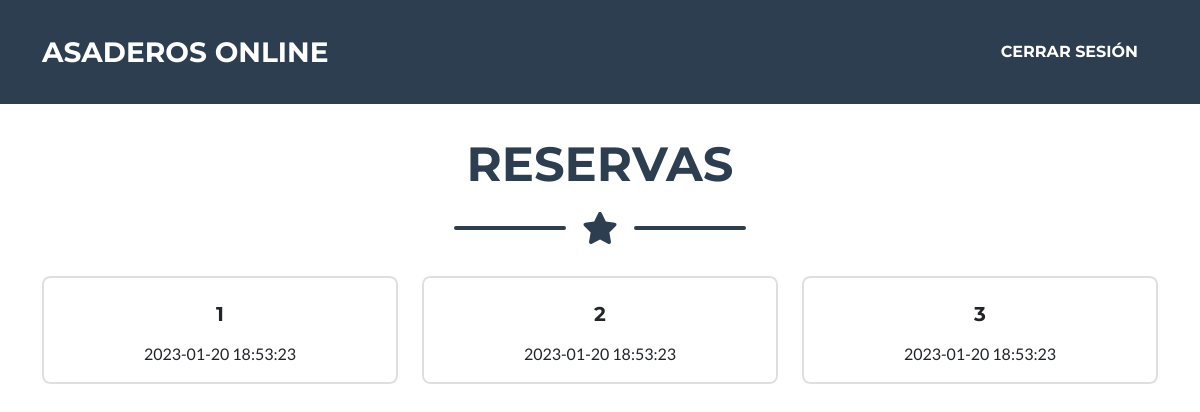
/views/misreservas.php (signed in), run on the app's committed database.
### tables this page shows
CREATE TABLE IF NOT EXISTS Reservas (
    id INT NOT NULL AUTO_INCREMENT,
    idasadero INT NOT NULL,
    idusuario INT NOT NULL,
    creadoen TIMESTAMP DEFAULT CURRENT_TIMESTAMP,
    PRIMARY KEY (id),
    FOREIGN KEY (idasadero) REFERENCES Asaderos(id) ON DELETE CASCADE ON UPDATE CASCADE,
    FOREIGN KEY (idusuario) REFERENCES Usuarios(id) ON DELETE CASCADE ON UPDATE CASCADE
);

### utils/functions.php (called while the page is built, shortened)
<?php
function codificarHTML($html) {
    return htmlspecialchars($html, ENT_QUOTES | ENT_SUBSTITUTE, "UTF-8");
}
?>

### views/misreservas.php (the view, shortened to what this page needs)
<?php
try {
    $error = false;
    include '../utils/functions.php';
    $config = include '../database/config.php';
    $dsn = 'mysql:host=' . $config['db']['host'] . ';dbname=' . $config['db']['name'];
    $conexion = new PDO($dsn, $config['db']['user'], $config['db']['pass'], $config['db']['options']);
    $consultaSQL = "SELECT * FROM reservas WHERE idusuario = :idusuario";
    $sentencia = $conexion->prepare($consultaSQL);
    $sentencia->bindParam(':idusuario', $_SESSION['usuario']['id']);
    $sentencia->execute();
    $reservas = $sentencia->fetchAll();
} catch (PDOException $error) {
    $error = $error->getMessage();
}
include '../parts/header.php';?>
<nav class="navbar navbar-expand-lg bg-secondary text-uppercase fixed-top" id="subNav">
    <div class="container">
        <a class="navbar-brand" href="index.php">Asaderos Online</a>
        <div class="collapse navbar-collapse" id="navbarResponsive">
            <ul class="navbar-nav ms-auto">
                <li class="nav-item mx-0 mx-lg-1"><a class="nav-link py-3 px-0 px-lg-3 rounded" href="index.php?cerrarsession">Cerrar Sesión</a></li>
            </ul>
        </div>
    </div>
</nav>
<section class="page-section portfolio mt-5" id="reservas">
    <div class="container">
        <h2 class="page-section-heading text-center text-uppercase text-secondary mb-0">Reservas</h2>
        <div class="divider-custom">
            <div class="divider-custom-line"></div>
            <div class="divider-custom-icon"><i class="fas fa-star"></i></div>
            <div class="divider-custom-line"></div>
        </div>
        <div class="row justify-content-center">
            <?php
            if ($reservas && $sentencia->rowCount() > 0) {
                $contador = 1;
                foreach ($reservas as $fila) {
            ?>
                <div class="col-md-6 col-lg-4 mb-5">
                    <div class="portfolio-item mx-auto" data-bs-toggle="modal" data-bs-target="#portfolioModal<?php echo $contador; ?>">
                        <div class="card img-fluid">
                            <div class="card-body text-center d-flex flex-column justify-content-center">
                                <h5 class="card-title p-2"><?php echo codificarHTML($fila["idasadero"]); ?></h5>
                                <p class="card-text"><?php echo codificarHTML($fila["creadoen"]); ?></p>
                            </div>
                        </div>
                    </div>
                </div>
            <?php
                    $contador++;
                }
            } else {
            ?>
                <h4 class="text-center">No hay reservas registradas...</h4>
            <?php
            }
            ?>
        </div>
    </div>
</section>

### data on the page
reservas: idasadero "1", creadoen "2023-01-20 18:53:23"
reservas: idasadero "2", creadoen "2023-01-20 18:53:23"
reservas: idasadero "3", creadoen "2023-01-20 18:53:23"
